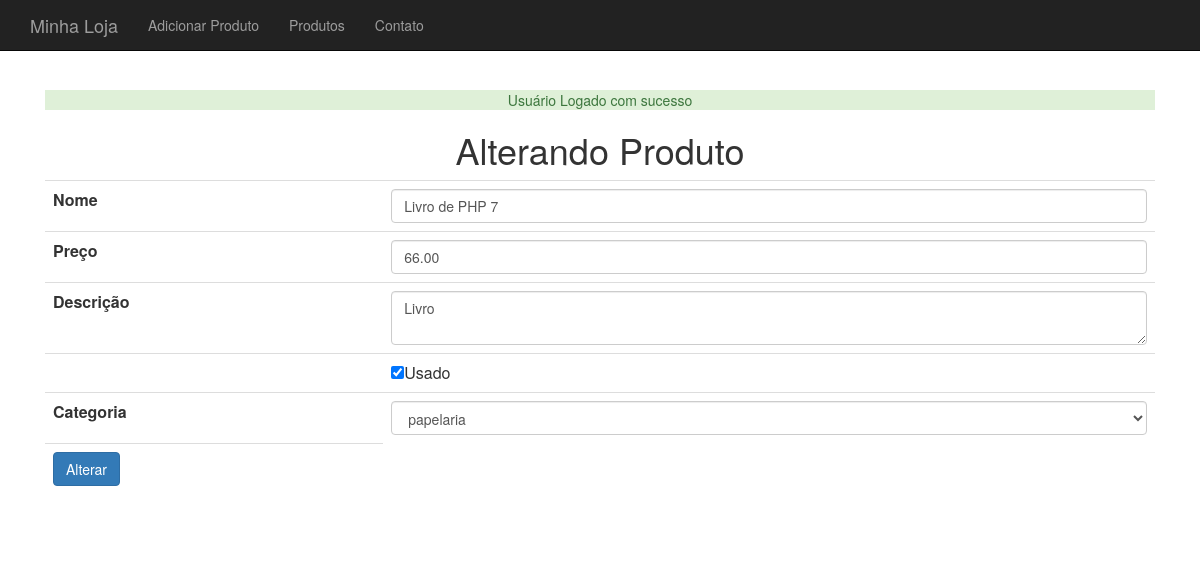
Page /produto-altera-formulario.php?id=16 (signed in) on the committed database.
### tables this page shows
CREATE TABLE `produtos` (
  `id` int(11) NOT NULL,
  `nome` varchar(255) DEFAULT NULL,
  `preco` decimal(10,2) DEFAULT NULL,
  `descricao` text,
  `categoria_id` int(11) DEFAULT NULL,
  `usado` tinyint(1) DEFAULT '0'
);

### banco-produto.php (called while the page is built, shortened)
<?php
    function buscaProduto($conexao,$id){
        $query = "select * from produtos where id = {$id}";
        $resultado = mysqli_query($conexao,$query);
        $produto_buscado = mysqli_fetch_assoc($resultado);
        $categoria = new Categoria();
        $categoria->setId($produto_buscado['categoria_id']);
            $nome = $produto_buscado['nome'];
            $preco = $produto_buscado['preco'];
            $descricao = $produto_buscado['descricao'];
            $usado = $produto_buscado['usado'];
            $produto = new Produto($nome,$preco,$descricao,$categoria,$usado);
            $produto->setId($produto_buscado['id']);
        return $produto;
    }
?>

### class/Categoria.php (called while the page is built)
<?php
    class Categoria {
        private $id;
        private $nome;
        public function getId()
        {
                return $this->id;
        }
        public function setId($id)
        {
                $this->id = $id;
                return $this;
        }
        public function getNome()
        {
                return $this->nome;
        }
        public function setNome($nome)
        {
                $this->nome = $nome;
                return $this;
        }
    }
?>

### class/Produto.php (called while the page is built, shortened)
<?php
    class Produto {
        private $nome;
        private $preco;
        private $descricao;
        private $categoria;
        private $usado;
        function __construct($nome,$preco,$descricao,Categoria $categoria,$usado){
                $this->nome = $nome;
                $this->preco = $preco;
                $this->descricao = $descricao;
                $this->categoria = $categoria;
                $this->usado = $usado;
        }
        public function setId($id)
        {
                return $this;
        }
        public function getNome()
        {
                return $this->nome;
        }
        public function getPreco()
        {
                return $this->preco;
        }
        public function getDescricao()
        {
                return $this->descricao;
        }
        public function getCategoria()
        {
                return $this->categoria;
        }
        public function isUsado()
        {
                return $this->usado;
        }
    }
    ?>

### banco-categoria.php (called while the page is built, shortened)
<?php
    require_once("class/Categoria.php");
function listarCategorias($conexao){
    $categorias = array();
    $query = "select * from categorias";
    $resultado = mysqli_query($conexao,$query);
    while($categoria_array = mysqli_fetch_assoc($resultado)){
        $categoria = new Categoria();
        $categoria->setId($categoria_array['id']);
        $categoria->setNome($categoria_array['nome']);
        array_push($categorias,$categoria);
    }
    return $categorias;
}
?>

### produto-formulario-base.php (the view)
<tr>
<td><label for="nome">Nome</label></td>
<td><input type="text" name="nome" value="<?=$produto->getNome()?>" class="form-control"/></td>
</tr>
<tr>
<td><label for="preco">Preço</label></td>
<td><input type="number" name="preco" value="<?=$produto->getPreco()?>" class="form-control"/></td>
</tr>
<tr>
<td><label for="descricao">Descrição</label></td>
<td><textarea name="descricao" class="form-control"><?=$produto->getDescricao()?></textarea></td>
</tr>
   <?php
   $usado = $produto->isUsado() ? "checked='checked'" : "";
   ?>
<tr>
<td><label for="usado"></label></td>
<td><input type="checkbox" name="usado" <?=$usado?> value="true">Usado</td>
</tr>
<tr>
<td><label for="categoria_id">Categoria</label></td>
<td>
<select name="categoria_id" class="form-control">
    <?php foreach($categorias as $categoria) :
    $essaEhCategoria = $produto->getCategoria()->getId() == $categoria->getId();
    $selecao = $essaEhCategoria ? "selected='selected'" : "";
    ?>
<option value="<?=$categoria->getId();?>" <?=$selecao?>> <?=$categoria->getNome()?></option>
    <?php endforeach;?>
</select>
</td>
</tr>

### css/store.css (style rules this page uses)
body { padding-top: 50px; }

### rows in the picture
produtos: nome "Livro de PHP 7", preco "66.00", descricao "Livro"

### other values in the picture
$_SESSION[$tipo] "Usuário Logado com sucesso"
form field categoria_id "papelaria"
